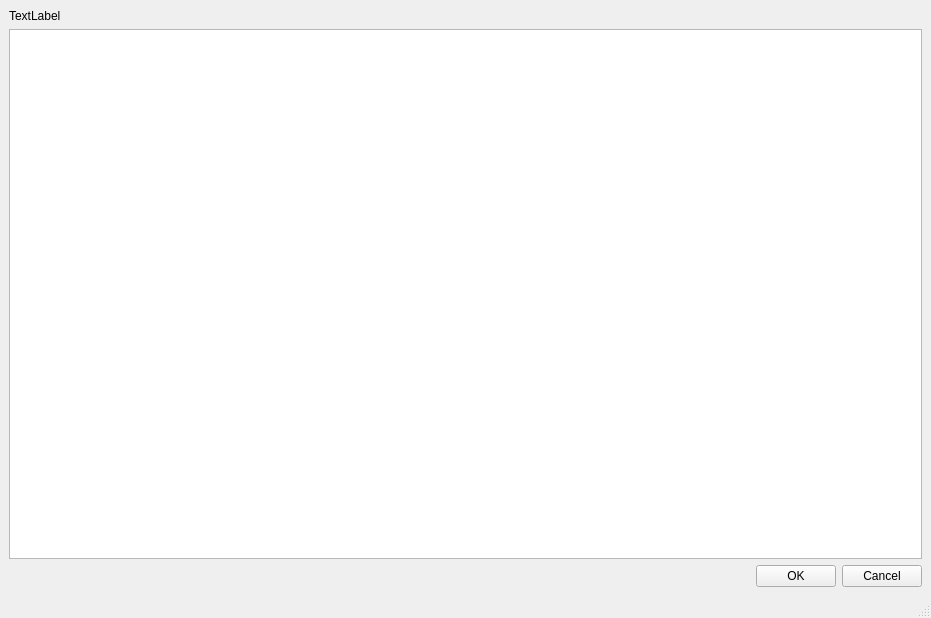
<?xml version="1.0" encoding="UTF-8"?>
<ui version="4.0">
 <class>win_caseparms</class>
 <widget class="QMainWindow" name="win_caseparms">
  <property name="geometry">
   <rect>
    <x>0</x>
    <y>0</y>
    <width>931</width>
    <height>618</height>
   </rect>
  </property>
  <property name="windowTitle">
   <string>Edit test item parameters</string>
  </property>
  <property name="windowIcon">
   <iconset resource="../image/icons.qrc">
    <normaloff>:/actionicons/new_seq_64px.net.ico</normaloff>:/actionicons/new_seq_64px.net.ico</iconset>
  </property>
  <property name="styleSheet">
   <string notr="true"/>
  </property>
  <widget class="QWidget" name="centralwidget">
   <layout class="QVBoxLayout" name="verticalLayout">
    <item>
     <widget class="QLabel" name="label">
      <property name="styleSheet">
       <string notr="true"/>
      </property>
      <property name="text">
       <string>TextLabel</string>
      </property>
     </widget>
    </item>
    <item>
     <widget class="QTableWidget" name="tableWidget">
      <property name="styleSheet">
       <string notr="true"/>
      </property>
     </widget>
    </item>
    <item>
     <layout class="QHBoxLayout" name="horizontalLayout">
      <item>
       <spacer name="horizontalSpacer">
        <property name="orientation">
         <enum>Qt::Horizontal</enum>
        </property>
        <property name="sizeHint" stdset="0">
         <size>
          <width>40</width>
          <height>20</height>
         </size>
        </property>
       </spacer>
      </item>
      <item>
       <widget class="QPushButton" name="pushButton_ok">
        <property name="maximumSize">
         <size>
          <width>100</width>
          <height>16777215</height>
         </size>
        </property>
        <property name="text">
         <string>OK</string>
        </property>
       </widget>
      </item>
      <item>
       <widget class="QPushButton" name="pushButton_cancel">
        <property name="maximumSize">
         <size>
          <width>100</width>
          <height>16777215</height>
         </size>
        </property>
        <property name="text">
         <string>Cancel</string>
        </property>
       </widget>
      </item>
     </layout>
    </item>
   </layout>
  </widget>
  <widget class="QStatusBar" name="statusbar"/>
 </widget>
 <resources>
  <include location="../image/icons.qrc"/>
 </resources>
 <connections/>
</ui>
